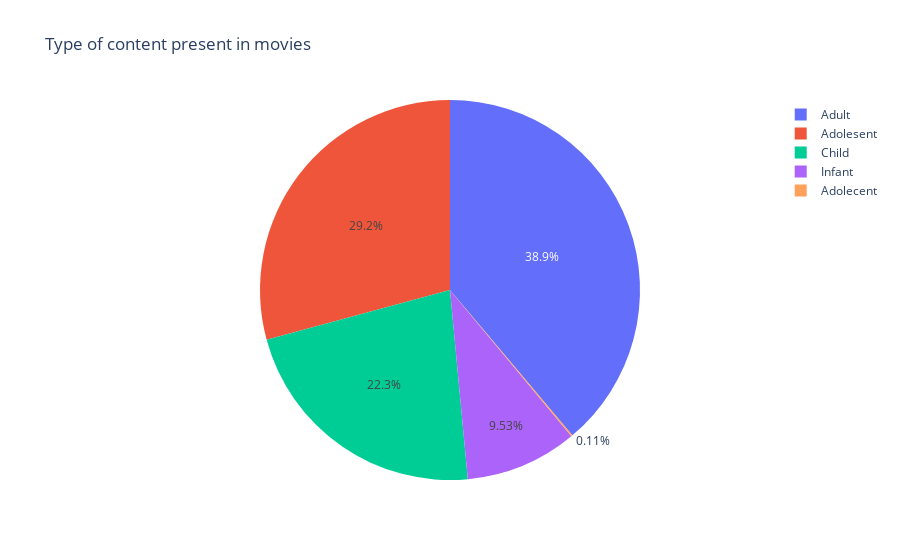

Write notebook code for a chart like this one.
### Code cell
px.pie(tv,names="rating_ages", values=tv.index, title="Type of content present in movies")

### Figure 1 — Plotly figure (JSON) as saved in the notebook; plotly's stock layout.template omitted (floating-point values rounded to 4 significant figures; data arrays with more than 128 entries replaced by an {"elided": "..."} marker saying what was removed)
{"data": [{"domain": {"x": [0, 1], "y": [0, 1]}, "hovertemplate": "rating_ages=%{label}<br>index=%{value}<extra></extra>", "labels": {"elided": "2676 str values"}, "legendgroup": "", "name": "", "showlegend": true, "type": "pie", "values": {"elided": "2676 int values"}}], "layout": {"legend": {"tracegroupgap": 0}, "title": {"text": "Type of content present in movies"}}}
